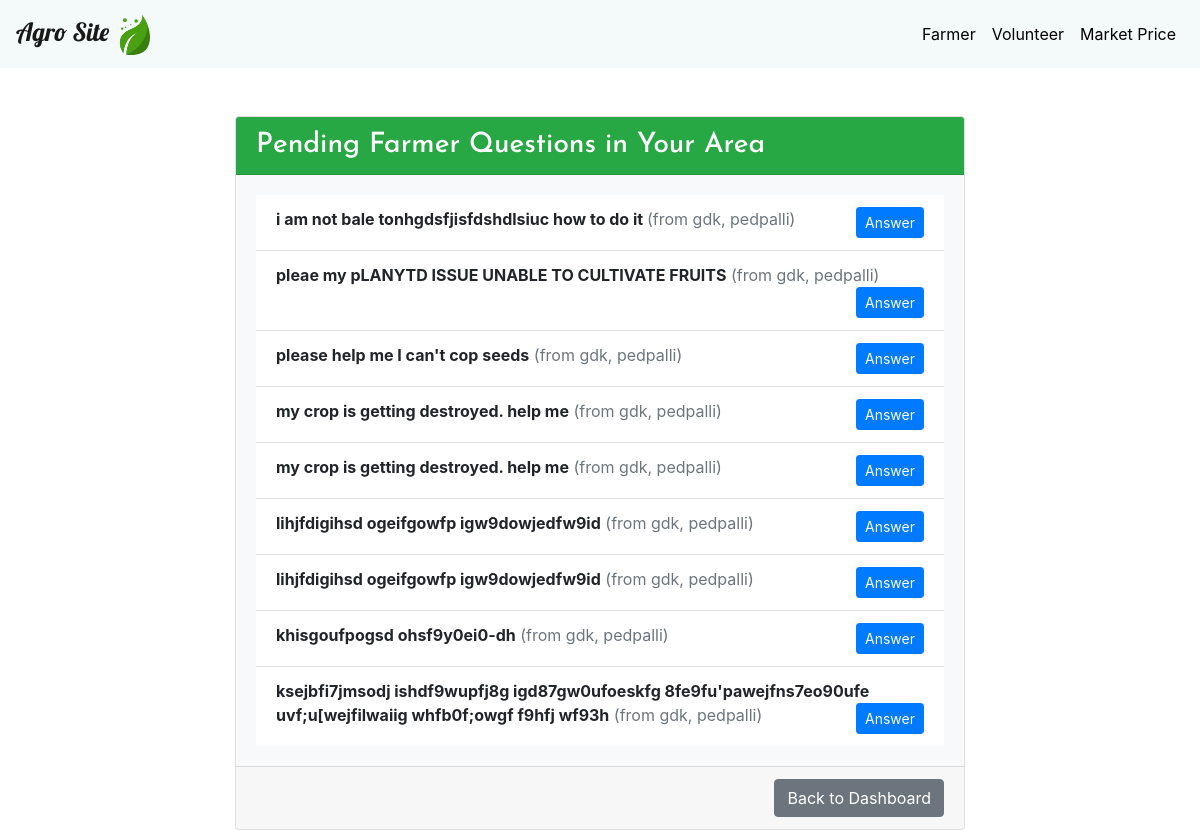
The page /pending_questions (signed in) on the database its author committed.
### account/models.py (models this page shows)
class question(models.Model):
    ques=models.TextField()
    comsv=models.ManyToManyField(vol_comment)
    comsf=models.ManyToManyField(far_comment)
    far = models.ForeignKey(farmer, on_delete=models.CASCADE)

class farmer(models.Model):
    fname=models.CharField(max_length=100,default="None")
    lname=models.CharField(max_length=100,default="None")
    pno=models.CharField(max_length=13,default="None")
    village= models.CharField(max_length=20,default="None")
    district= models.CharField(max_length=20,default="None")
    state= models.CharField(max_length=20,default="None")
    uname= models.CharField(max_length=15,default="None")
    pwd= models.CharField(max_length=30,default="None")

### account/views.py (the view)
# urls.py: path('pending_questions', views.pending_questions, name='pending_questions'),
def pending_questions(request):
    try:
        vobj = volunteer.objects.get(id=request.session['v_member_id'])
        print(f"Volunteer: {vobj.village} / {vobj.district}")
        qobj = question.objects.filter(
            models.Q(far__village__iexact=vobj.village) | models.Q(far__district__iexact=vobj.district)
        )
        pending = []
        for q in qobj:
            print(f"Question: {q.ques} (Farmer: {q.far.village} / {q.far.district}) | Volunteer comments: {q.comsv.count()}")
            if q.comsv.count() == 0:
                pending.append(q)
        return render(request, 'pending_questions.html', {'pending': pending})
    except KeyError:
        return redirect('/')

### templates/pending_questions.html (shortened to what this page needs)
{% extends 'base.html' %}
{% load static %}
{% block content %}
<div class="container mt-5">
  <div class="row justify-content-center">
    <div class="col-md-8">
      <div class="card shadow">
        <div class="card-header bg-success text-white">
          <h3 class="mb-0" style="font-family: 'Josefin Sans', sans-serif;">Pending Farmer Questions in Your Area</h3>
        </div>
        <div class="card-body" style="background-color: #f8f9fa;">
          {% if pending %}
            <ul class="list-group list-group-flush">
              {% for q in pending %}
                <li class="list-group-item">
                  <b>{{ q.ques }}</b>
                  <span class="text-muted">(from {{ q.far.village }}, {{ q.far.district }})</span>
                  <form action="/questions1" method="GET" class="d-inline float-right">
                    <button type="submit" class="btn btn-primary btn-sm">Answer</button>
                  </form>
                </li>
              {% endfor %}
            </ul>
          {% else %}
            <div class="alert alert-info mt-3 mb-0">No pending questions in your area. Great job!</div>
          {% endif %}
        </div>
        <div class="card-footer text-right">
          <a href="/volunteerdash" class="btn btn-secondary">Back to Dashboard</a>
        </div>
      </div>
    </div>
  </div>
</div>
{% endblock %}

### templates/base.html (shortened to what this page needs)
<!DOCTYPE html>
<html lang="en" dir="ltr">
  <head>
    {% load static %}
    <link href="{% static 'styles.css' %}" rel="stylesheet">
    <link rel="stylesheet" href="https://maxcdn.bootstrapcdn.com/bootstrap/4.0.0/css/bootstrap.min.css">
  </head>
  <body>
  <nav class="navbar navbar-expand-lg navbar-light sticky-top" style="background-color:#f4f9f9">
  <a class="navbar-brand" href="/" style="font-family: 'Lobster', cursive;font-size:25px">Agro Site <img src="{% static 'img/leaf.svg' %}" style="height:40px"></a>
  <div class="collapse navbar-collapse" id="navbarSupportedContent">
    <ul class="navbar-nav ml-auto">
      {% if is_farmer %}
        <li class="nav-item">
          <a class="nav-link" href="/predictindex" style="color:black">Dashboard</a>
        </li>
        <li class="nav-item">
          <a class="nav-link" href="{% url 'account:logout' %}" style="color:black">Logout</a>
        </li>
      {% else %}
        <li class="nav-item">
          <a class="nav-link" href="{% url 'account:farmerlogin' %}" style="color:black">Farmer</a>
        </li>
        <li class="nav-item">
          <a class="nav-link" href="{% url 'account:volunteerlogin' %}" style="color:black">Volunteer</a>
        </li>
        <li class="nav-item">
          <a class="nav-link" href="{% url 'account:selectcity1' %}" style="color:black">Market Price</a>
        </li>
      {% endif %}
    </ul>
  </div>
</nav>
{% block content %}{% endblock %}
</body>
</html>

### rows shown on the page
question: ques "i am not bale tonhgdsfjisfdshdlsiuc how to do it", far.village "gdk", far.district "pedpalli"
question: ques "pleae my pLANYTD ISSUE UNABLE TO CULTIVATE FRUITS", far.village "gdk", far.district "pedpalli"
question: ques "please help me I can't cop seeds", far.village "gdk", far.district "pedpalli"
question: ques "my crop is getting destroyed. help me", far.village "gdk", far.district "pedpalli"
question: ques "my crop is getting destroyed. help me", far.village "gdk", far.district "pedpalli"
question: ques "lihjfdigihsd ogeifgowfp igw9dowjedfw9id", far.village "gdk", far.district "pedpalli"
question: ques "lihjfdigihsd ogeifgowfp igw9dowjedfw9id", far.village "gdk", far.district "pedpalli"
question: ques "khisgoufpogsd ohsf9y0ei0-dh", far.village "gdk", far.district "pedpalli"
question: ques "ksejbfi7jmsodj ishdf9wupfj8g igd87gw0ufoeskfg 8fe9fu'pawejfns7eo90ufe uvf;u[wejfilwaiig whfb0f;owgf f9hfj wf93h", far.village "gdk", far.district "pedpalli"
